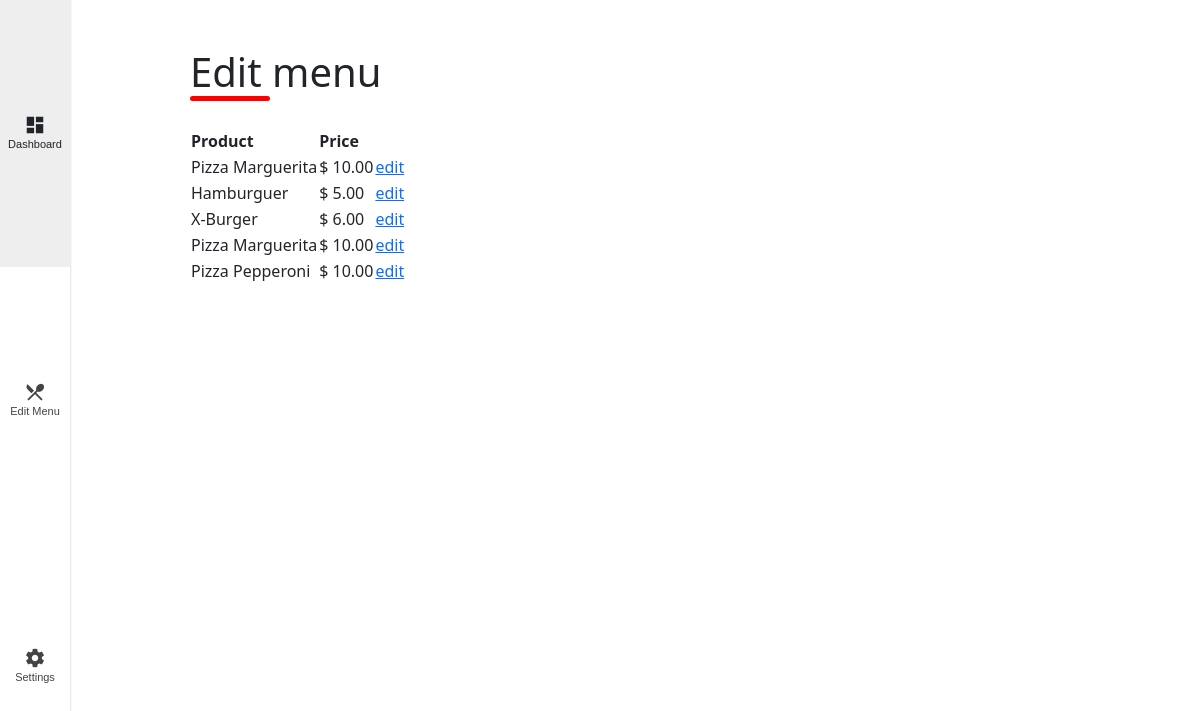
Before: /admin/settings/edit-menu (signed in) with the older database file.
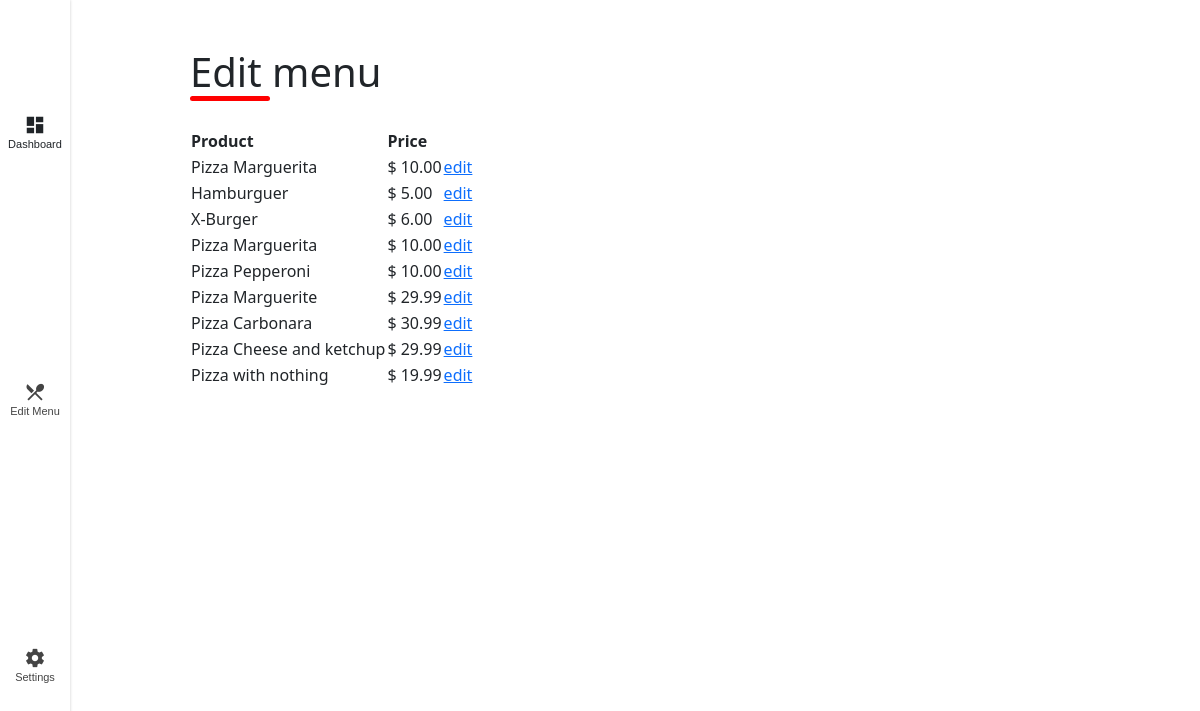
After: the same page with the newer database file.
### appetieats/models.py (models this page shows)
class Products(db.Model, SerializerMixin):
    id = db.Column(db.Integer, primary_key=True, autoincrement=True)
    name = db.Column(db.String(200), nullable=False)
    description = db.Column(db.Text)
    price = db.Column(db.Float, nullable=False)
    barcode = db.Column(db.Integer, nullable=False)
    available = db.Column(db.String(5), nullable=False)
    category_id = db.Column(db.Integer, db.ForeignKey('categories.id'))
    user_id = db.Column(db.Integer, db.ForeignKey('users.id'))

### appetieats/routes/admin/settings.py (the view)
@settings_bp.route("/admin/settings/edit-menu")
@login_required
def edit_menu():
    products = Products.query.filter_by(user_id=session.get("user_id")).all()
    print(products)
    return render_template("admin/settings/edit-menu.html",  products=products)

### appetieats/ext/helpers.py (called while the page is built)
def login_required(f):
    @wraps(f)
    def decorated_function(*args, **kwargs):
        if session.get("user_id") is None:
            return redirect("/login")
        return f(*args, **kwargs)
    return decorated_function

### appetieats/templates/admin/settings/edit-menu.html (shortened to what this page needs)
{% extends "admin/admin.html" %}
{% block main %}
<div>
    <div class="form-header">
        <div class="title mt-5 text-center">
            <h1>Edit menu</h1>
        </div>
    </div>
    <table class="mt-4">
        <thead>
            <tr>
                <th>Product</th>
                <th>Price</th>
            </tr>
        </thead>
        <tbody>
            {% for product in products %}
            <tr>
                <td>{{ product.name }}</td>
                <td>$ {{ "%0.2f" | format(product.price) }}</td>
                <td>
                    <a href="/admin/settings/edit-menu/{{product.id}}">edit</a>
                </td>
            </tr>
            {% endfor %}
        </tbody>
    </table>
</div>
{% endblock %}
{% block edit %}{% endblock %}

### appetieats/templates/admin/admin.html (shortened to what this page needs)
<!DOCTYPE html>
<html lang="en">
    <head>
        <link href="https://cdn.jsdelivr.net/npm/bootstrap@5.1.3/dist/css/bootstrap.min.css" rel="stylesheet">
        <link href="/static/css/admin/add.css" rel="stylesheet">
        <link href="/static/css/nav.css" rel="stylesheet">
    </head>
    <body>
        <main>
            <div class="main_box">
                <div class="main_content">
                    {% block main %}{% endblock %}
                </div>
            </div>
        </main>
        <nav class="nav">
            <a href="/admin/dashboard" class="nav_link {% block dashboard %}{% endblock %}">
                <span class="material-icons nav_icon">dashboard</span>
                <span class="nav_text">Dashboard</span>
            </a>
            <a href="/admin/edit-menu" class="nav_link {% block edit %}{% endblock %}">
                <span class="material-icons nav_icon">restaurant_menu</span>
                <span class="nav_text">Edit Menu</span>
            </a>
            <a href="/admin/settings" class="nav_link {% block settings %}{% endblock %}">
                <span class="material-icons nav_icon">settings</span>
                <span class="nav_text">Settings</span>
            </a>
        </nav>
    </body>
</html>

### appetieats/static/css/admin/add.css (style rules this page uses)
:root { --std-red: #ff0000; --std-dark-red: #cc0000; --std-spacegray: #eeeeee65; }
.form-header { margin-bottom: 1rem; display: flex; justify-content: space-between; }
.form-header h1::after { content: ''; display: block; width: 5rem; height: 0.3rem; background-color: #ff0000; margin: 0 auto; position: absolute; border-radius: 10px; }

### appetieats/static/css/nav.css (style rules this page uses)
body { margin: 0 0 55px 0; }
.nav { position: fixed; bottom: 0; width: 100%; height: 55px; box-shadow: 0 0 3px rgba(0, 0, 0, 0.2); background-color: #ffffff; display: flex; overflow-x: auto; }
.nav_link { display: flex; flex-direction: column; align-items: center; justify-content: center; flex-grow: 1; min-width: 50px; overflow: hidden; white-space: nowrap; font-family: sans-serif; font-size: 13px; color: #444444; text-decoration: none; -webkit-tap-highlight-color: transparent; transition: background-color 0.1s ease-in-out; }
.nav_icon { font-size: 22px; }
.main_box { display: flex; justify-content: center; align-items: center; }
.main_content { width: 80%; padding-bottom: 55px; }
@media (min-width: 768px) { .nav { flex-direction: column; justify-content: center; width: 70px; height: 100%; } }
@media (min-width: 768px) { .nav_text { font-size: 11px; } }
@media (min-width: 768px) { .nav_link { padding: 0 5px; } }
@media (min-width: 768px) { .main_content { padding-left: 70px; } }

Changed rows visible on the page:
added Products: name "Pizza Marguerite", price "29.99"
added Products: name "Pizza Carbonara", price "30.99"
added Products: name "Pizza Cheese and ketchup", price "29.99"
added Products: name "Pizza with nothing", price "19.99"
